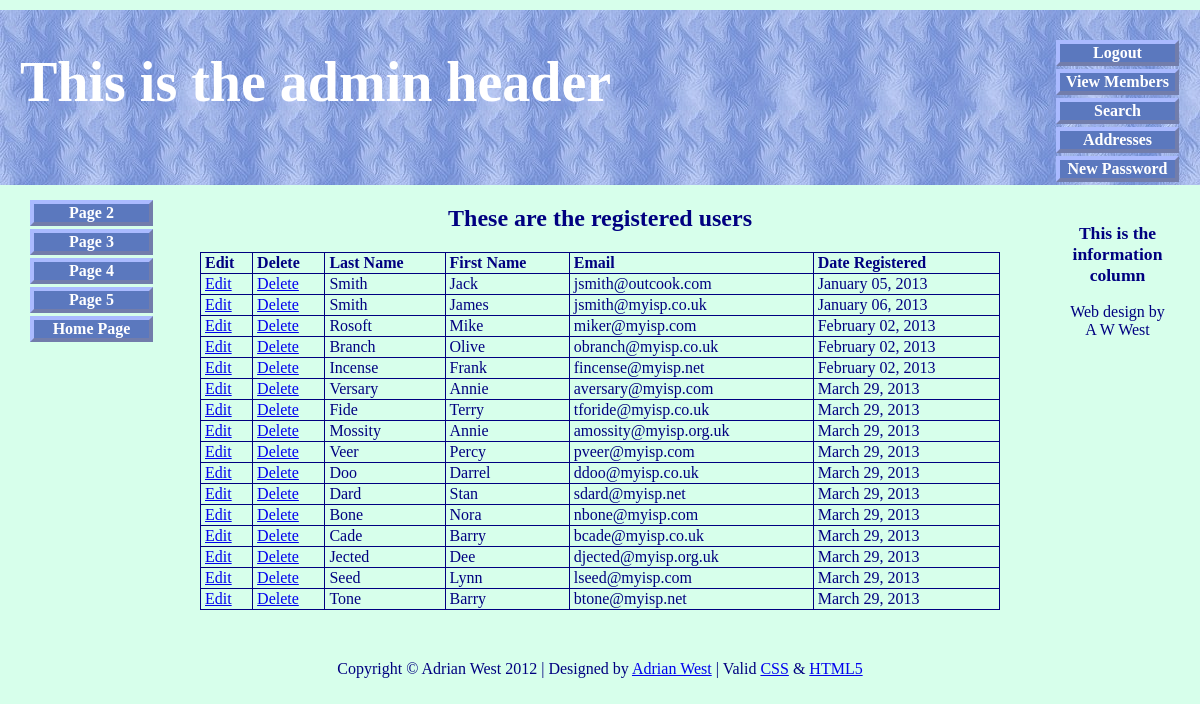
Page /view_users-page.php (signed in) on the committed database.
### tables this page shows
CREATE TABLE IF NOT EXISTS `users` (
  `user_id` mediumint(6) unsigned NOT NULL AUTO_INCREMENT,
  `title` char(10) NOT NULL,
  `fname` varchar(30) NOT NULL,
  `lname` varchar(40) NOT NULL,
  `email` varchar(50) NOT NULL,
  `psword` char(40) NOT NULL,
  `uname` char(12) NOT NULL,
  `registration_date` datetime NOT NULL,
  `class` char(20) NOT NULL,
  `user_level` tinyint(2) unsigned NOT NULL,
  `addr1` varchar(50) NOT NULL,
  `addr2` varchar(50) DEFAULT NULL,
  `city` varchar(50) NOT NULL,
  `county` char(25) NOT NULL,
  `pcode` char(10) NOT NULL,
  `phone` char(15) DEFAULT NULL,
  `paid` enum('No','Yes') NOT NULL,
  PRIMARY KEY (`user_id`)
);

### view_users-page.php (the view, shortened to what this page needs)
<!doctype html>
<html lang=en>
<head>
<link rel="stylesheet" type="text/css" href="includes.css">
</head>
<body>
<div id="container">
<?php include("includes/header-admin.php"); ?>
<?php include("includes/nav.php"); ?>
<?php include("includes/info-col.php"); ?>
<div id="content">
<h2>These are the registered users</h2>
<p>
<?php
require ('mysqli_connect.php');
$q = "SELECT lname, fname, email, DATE_FORMAT(registration_date, '%M %d, %Y') AS regdat, user_id FROM users ORDER BY registration_date ASC";
$result = @mysqli_query ($dbcon, $q);
if ($result) {
echo '<table>
<tr><td align="left"><b>Edit</b></td>
<td align="left"><b>Delete</b></td>
<td align="left"><b>Last Name</b></td>
<td align="left"><b>First Name</b></td>
<td align="left"><b>Email</b></td>
<td align="left"><b>Date Registered</b></td>
</tr>';
while ($row = mysqli_fetch_array($result, MYSQLI_ASSOC)) {
	echo '<tr>
	<td align="left"><a href="edit_user.php?id=' . $row['user_id'] . '">Edit</a></td>
	<td align="left"><a href="delete_user.php?id=' . $row['user_id'] . '">Delete</a></td>
	<td align="left">' . $row['lname'] . '</td>
	<td align="left">' . $row['fname'] . '</td>
	<td align="left">' . $row['email'] . '</td>
	<td align="left">' . $row['regdat'] . '</td>
	</tr>';
	}
	echo '</table>';
} else {
	echo '<p class="error">The current users could not be retrieved. We apologize for any inconvenience.</p>';
	echo '<p>' . mysqli_error($dbcon) . '<br><br />Query: ' . $q . '</p>';
}
?>
</p>
</div>
<?php include("includes/footer.php"); ?>
</div>
</body>
</html>

### includes/header-admin.php
<div id="header-admin">
<h1>This is the admin header</h1>
<div id="reg-navigation">
		<ul>
			<li><a href="logout.php">Logout</a></li>
			<li><a href="admin_view_users.php">View Members</a></li>
			<li><a href="search.php">Search</a></li>
			<li><a href="search_addresses.php">Addresses</a></li>
			<li><a href="register-password.php">New Password</a></li>
		</ul>
</div>
</div>

### includes/nav.php
<div id="nav">
<ul>
<li><a href="page-2.php" title="Page two">Page 2</a></li>
<li><a href="page-3.php" title="Page three">Page 3</a></li>
<li><a href="page-4.php" title="Page four">Page 4</a></li>
<li><a href="page-5.php" title="Page five">Page 5</a></li>
<li><a href="index.php" title="Return to Home Page">Home Page</a></li>
</ul>
</div>

### includes/info-col.php
<div id="info-col">
<h3>This is the information column</h3>
	<p>Web design by <br>A W West</p>
	<p>&nbsp;</p>
</div>

### includes/footer.php
<br>
<div id="footer">
		<p>Copyright &copy; Adrian West 2012 | Designed by <a href="http://www.colycomputerhelp.co.uk/">Adrian West</a> | Valid <a href="http://jigsaw.w3.org/css-validator/">CSS</a> &amp;
		<a href="http://validator.w3.org/">HTML5</a></p>
</div>

### includes.css (style rules this page uses)
h2 { font-size:150%; color:navy; text-align:center; }
h3 { font-size:110%; color:navy; text-align:center; }
#container { position:relative; min-width:960px; max-width:1200px; margin:auto; text-align:left; }
#header, #header-members, #header-admin { margin:10px auto 0 auto; min-width:960px; max-width:1200px; height:175px; background-image: url('images/tile-pale.jpg'); background-repeat: repeat; padding:0; color:white; }
h1 { position:relative; top:40px; font-size:350%; color:white; margin:auto 0 auto 20px; width: 600px; }
ul { position:absolute; top:180px; left:-40px; color:navy; width:135px; text-align:center; margin:0; }
#nav ul { position:absolute; top:190px; left:-10px; color:navy; width:135px; text-align:center; margin:0; }
#info-col { position:absolute; top:190px; right:10px; color:navy; width:135px; text-align:center; margin:5px 5px 0 0; }
li { width:115px; list-style-type :none; margin-bottom: 3px; text-align: center; }
li a { display: block; width:115px; color: white; font-weight: bold; text-decoration: none }
li a { background: #5B78BE; border: 4px outset #aabaff; }
#reg-navigation ul { float:right; font-size:medium; width:160px; margin:-150px 15px 0 88%; }
#content { margin-left:150px; margin-right:150px; }
table { width:800px; border:1px navy solid; border-collapse:collapse; margin:auto; }
td { border:1px navy solid; padding:1px 0 1px 4px; text-align:left; }
#footer { margin:auto; text-align:center; }

### rows in the picture
users: lname "Smith", fname "Jack", email "jsmith@outcook.com", regdat "January 05, 2013"
users: lname "Smith", fname "James", email "jsmith@myisp.co.uk", regdat "January 06, 2013"
users: lname "Rosoft", fname "Mike", email "miker@myisp.com", regdat "February 02, 2013"
users: lname "Branch", fname "Olive", email "obranch@myisp.co.uk", regdat "February 02, 2013"
users: lname "Incense", fname "Frank", email "fincense@myisp.net", regdat "February 02, 2013"
users: lname "Versary", fname "Annie", email "aversary@myisp.com", regdat "March 29, 2013"
users: lname "Fide", fname "Terry", email "tforide@myisp.co.uk", regdat "March 29, 2013"
users: lname "Mossity", fname "Annie", email "amossity@myisp.org.uk", regdat "March 29, 2013"
users: lname "Veer", fname "Percy", email "pveer@myisp.com", regdat "March 29, 2013"
users: lname "Doo", fname "Darrel", email "ddoo@myisp.co.uk", regdat "March 29, 2013"
users: lname "Dard", fname "Stan", email "sdard@myisp.net", regdat "March 29, 2013"
users: lname "Bone", fname "Nora", email "nbone@myisp.com", regdat "March 29, 2013"
users: lname "Cade", fname "Barry", email "bcade@myisp.co.uk", regdat "March 29, 2013"
users: lname "Jected", fname "Dee", email "djected@myisp.org.uk", regdat "March 29, 2013"
users: lname "Seed", fname "Lynn", email "lseed@myisp.com", regdat "March 29, 2013"
users: lname "Tone", fname "Barry", email "btone@myisp.net", regdat "March 29, 2013"
